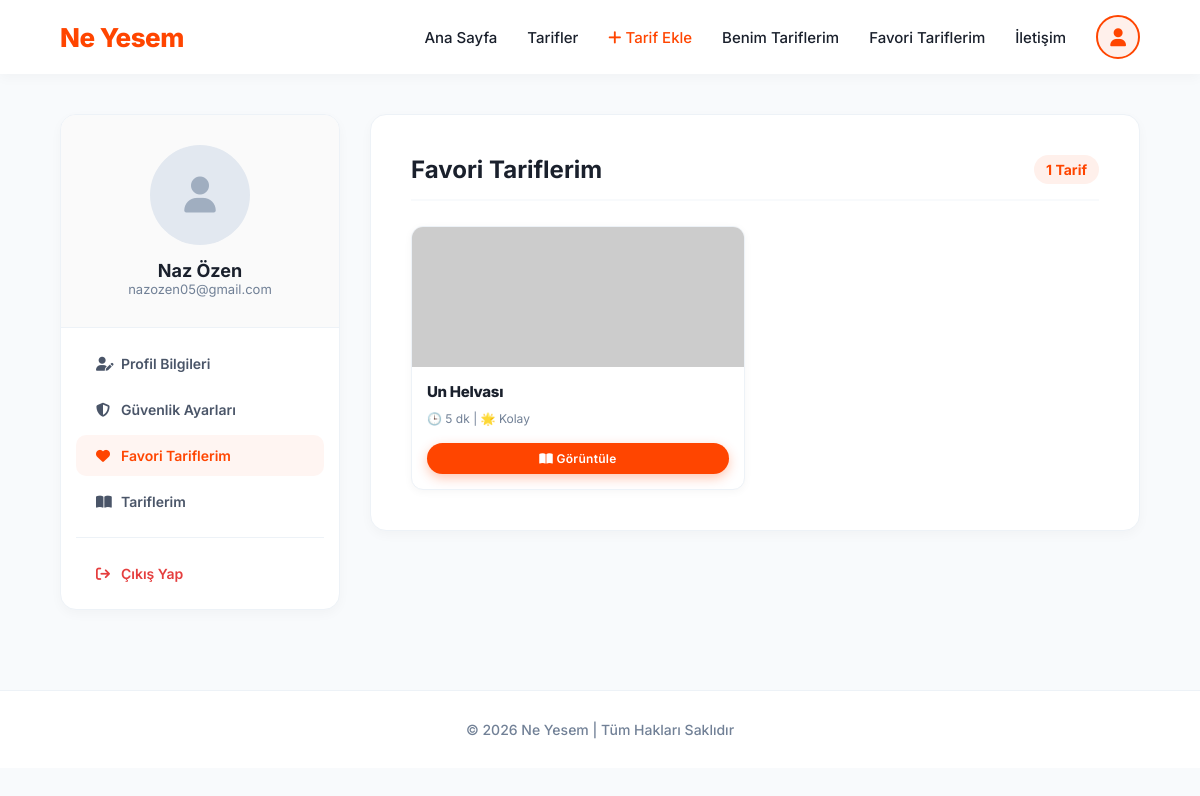
The app's page /account/favoriler/ (signed in), older data.
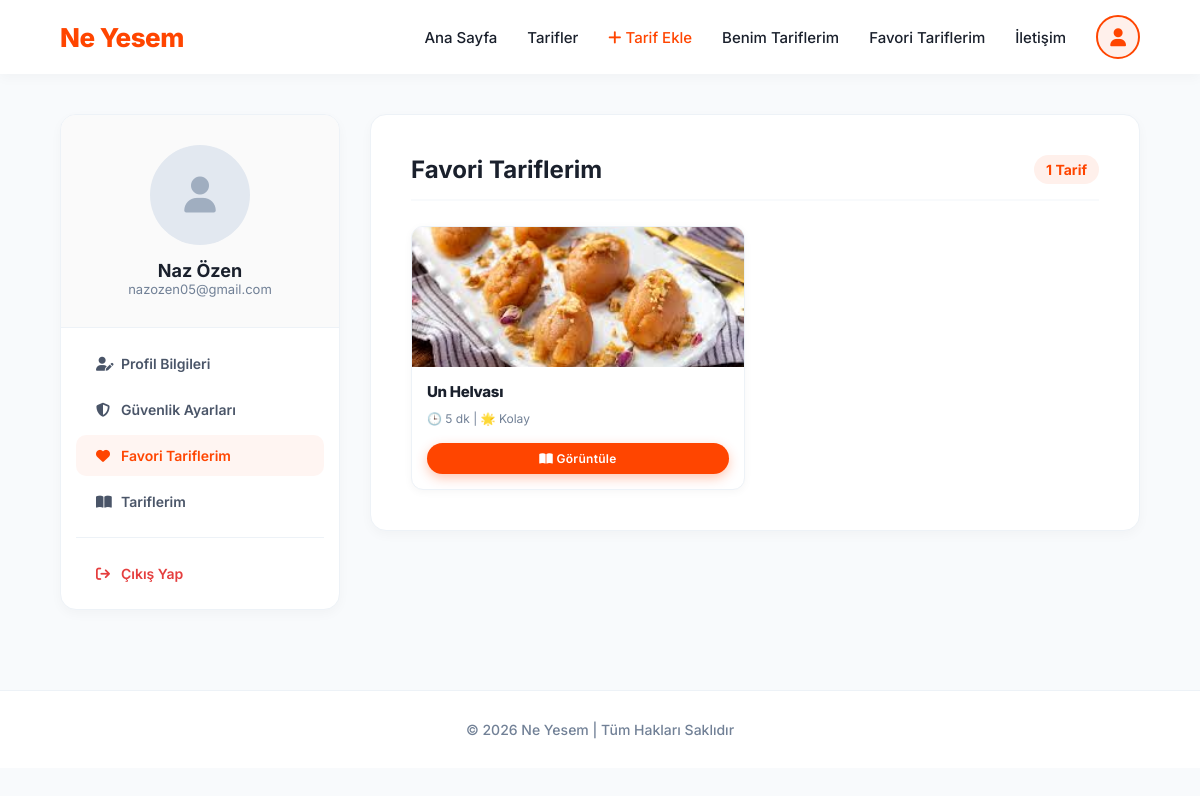
The same page, newer data.
### apps/recipes/models.py (models this page shows, shortened)
class Recipe(models.Model):
    class Difficulty(models.TextChoices):
        EASY   = 'Kolay', 'Kolay'
        MEDIUM = 'Orta',  'Orta'
        HARD   = 'Zor',   'Zor'
    title = models.CharField(max_length=200, verbose_name="Tarif Adı")
    prep_time = models.CharField(max_length=50, verbose_name="Hazırlanma Süresi")
    difficulty = models.CharField(
        max_length=10,
        choices=Difficulty.choices,
        verbose_name="Zorluk Derecesi",
    )
    description = models.TextField(verbose_name="Kısa Açıklama")
    ingredient_list = models.ManyToManyField(
        Ingredient,
        through='RecipeIngredient',
        related_name='recipes',
        blank=True,
        verbose_name="Malzemeler",
    )
    instructions = models.TextField(
        verbose_name="Hazırlanışı",
        help_text="Adımları sırasıyla alt alta yazın.",
        blank=True,
        null=True,
    )
    servings = models.CharField(max_length=50, verbose_name="Kaç Kişilik", blank=True, null=True)
    image = models.ImageField(
        upload_to='recipes/',
        blank=True,
        null=True,
        verbose_name="Kapak Fotoğrafı",
    )
    image_url = models.URLField(blank=True, null=True, verbose_name="Resim URL")
    author = models.ForeignKey(
        User,
        related_name='recipes',
        on_delete=models.CASCADE,
        verbose_name="Yazar",
        null=True,
        blank=True,
    )
    created_at = models.DateTimeField(auto_now_add=True)
    class Meta:
        verbose_name = "Tarif"
        verbose_name_plural = "Tarifler"
        ordering = ['-created_at']
        indexes = [
            models.Index(fields=['author', '-created_at']),
        ]

### apps/users/views.py (the view)
# urls.py: path('account/favoriler/', views.AccountFavoritesView.as_view(), name='account_favorites'),
class AccountFavoritesView(LoginRequiredMixin, ListView):
    model = Recipe
    template_name = 'users/account/favorites.html'
    context_object_name = 'favorites'
    login_url = 'users:login'
    def dispatch(self, request, *args, **kwargs):
        if request.user.is_authenticated:
            Profile.objects.get_or_create(user=request.user)
        return super().dispatch(request, *args, **kwargs)
    def get_queryset(self):
        return (
            self.request.user.profile.favorites
            .select_related('author')
            .order_by('-created_at')
        )
    def get_context_data(self, **kwargs):
        context = super().get_context_data(**kwargs)
        context['active_tab'] = 'favorites'
        return context

### apps/users/templates/users/account/favorites.html (shortened to what this page needs)
{% extends "account_base.html" %}
{% load static %}
{% block account_content %}
<div style="display: flex; justify-content: space-between; align-items: center; border-bottom: 2px solid #f8fafc; padding-bottom: 15px; margin-bottom: 25px;">
    <h2 style="font-size: 24px; font-weight: 700; color: var(--text-main); margin: 0;">Favori Tariflerim</h2>
    <span style="background:#fff0eb; color:var(--primary); font-weight:700; padding:6px 12px; border-radius:50px; font-size:14px;">{{ favorites|length }} Tarif</span>
</div>
{% if favorites %}
<div class="card-container" style="grid-template-columns: repeat(auto-fill, minmax(220px, 1fr)); margin-top: 0; gap: 20px;">
    {% for recipe in favorites %}
    <a href="{% url 'recipes:detail' recipe.id %}" class="card" style="padding: 0; border: 1px solid #edf2f7; border-radius: 12px; overflow: hidden; box-shadow: 0 2px 8px rgba(0,0,0,0.04);">
        {% if recipe.image %}
        <img src="{{ recipe.image.url }}" alt="{{ recipe.title }}" class="card-img" style="height: 140px; width: 100%; object-fit: cover;">
        {% elif recipe.image_url %}
            {% if "http" in recipe.image_url %}
            <img src="{{ recipe.image_url }}" alt="{{ recipe.title }}" class="card-img" style="height: 140px; width: 100%; object-fit: cover;">
            {% else %}
            <img src="{% static recipe.image_url %}" alt="{{ recipe.title }}" class="card-img" style="height: 140px; width: 100%; object-fit: cover;">
            {% endif %}
        {% else %}
        <img src="https://images.unsplash.com/photo-1495521821757-a1efb6729352?auto=format&fit=crop&w=800&q=80" alt="Tarif Görseli Yok" class="card-img" style="height: 140px; width: 100%; object-fit: cover;">
        {% endif %}
        <div class="card-content" style="padding: 15px; display: flex; flex-direction: column;">
            <h3 style="font-size: 15px; margin-bottom: 8px;">{{ recipe.title }}</h3>
            <p style="font-size: 12px; color: var(--text-muted); margin-bottom: 15px; flex-grow: 1;">🕒 {{ recipe.prep_time }} | 🌟 {{ recipe.difficulty }}</p>
            <span class="btn" style="display: block; text-align: center; width: 100%; padding: 8px; font-size: 12px; text-decoration: none; box-sizing: border-box;"><i class="fa-solid fa-book-open"></i> Görüntüle</span>
        </div>
    </a>
    {% endfor %}
</div>
{% endif %}
{% endblock %}

### templates/account_base.html (shortened to what this page needs)
{% extends "base.html" %}
{% block content %}
<div style="display: flex; gap: 30px; align-items: flex-start; flex-wrap: wrap;">
    <div style="width: 280px; flex-shrink: 0; background: white; border-radius: 16px; box-shadow: var(--shadow-sm); overflow: hidden; border: 1px solid #edf2f7; margin-bottom: 20px;">
        <div style="padding: 30px 20px; text-align: center; border-bottom: 1px solid #edf2f7; background: #fafafa;">
            {% if user.profile.avatar and user.profile.avatar.url != '/media/default_avatar.png' %}
            <img src="{{ user.profile.avatar.url }}" alt="Avatar" style="width: 100px; height: 100px; border-radius: 50%; object-fit: cover; border: 4px solid white; box-shadow: var(--shadow-md); margin-bottom: 15px;">
            {% else %}
            <div style="width: 100px; height: 100px; border-radius: 50%; background: #e2e8f0; display: flex; align-items: center; justify-content: center; margin: 0 auto 15px auto; color: #a0aec0; font-size: 36px;">
                <i class="fa-solid fa-user"></i>
            </div>
            {% endif %}
            <h3 style="font-size: 18px; color: var(--text-main); font-weight: 700;">{{ user.first_name }} {{ user.last_name }}</h3>
            <p style="font-size: 13px; color: var(--text-muted); word-break: break-all;">{{ user.email }}</p>
        </div>
        <div style="padding: 15px;">
            <a href="{% url 'users:account_profile' %}" style="display: flex; align-items: center; padding: 12px 20px; text-decoration: none; border-radius: 10px; margin-bottom: 5px; font-size: 14px; font-weight: 600; transition: 0.3s; color: {% if active_tab == 'profile' %}var(--primary){% else %}#4a5568{% endif %}; background: {% if active_tab == 'profile' %}rgba(255, 69, 0, 0.05){% else %}transparent{% endif %};">
                <i class="fa-solid fa-user-pen" style="width: 25px;"></i> Profil Bilgileri
            </a>
            <a href="{% url 'users:account_security' %}" style="display: flex; align-items: center; padding: 12px 20px; text-decoration: none; border-radius: 10px; margin-bottom: 5px; font-size: 14px; font-weight: 600; transition: 0.3s; color: {% if active_tab == 'security' %}var(--primary){% else %}#4a5568{% endif %}; background: {% if active_tab == 'security' %}rgba(255, 69, 0, 0.05){% else %}transparent{% endif %};">
                <i class="fa-solid fa-shield-halved" style="width: 25px;"></i> Güvenlik Ayarları
            </a>
            <a href="{% url 'users:account_favorites' %}" style="display: flex; align-items: center; padding: 12px 20px; text-decoration: none; border-radius: 10px; margin-bottom: 5px; font-size: 14px; font-weight: 600; transition: 0.3s; color: {% if active_tab == 'favorites' %}var(--primary){% else %}#4a5568{% endif %}; background: {% if active_tab == 'favorites' %}rgba(255, 69, 0, 0.05){% else %}transparent{% endif %};">
                <i class="fa-solid fa-heart" style="width: 25px;"></i> Favori Tariflerim
            </a>
            <a href="{% url 'users:account_my_recipes' %}" style="display: flex; align-items: center; padding: 12px 20px; text-decoration: none; border-radius: 10px; margin-bottom: 5px; font-size: 14px; font-weight: 600; transition: 0.3s; color: {% if active_tab == 'my_recipes' %}var(--primary){% else %}#4a5568{% endif %}; background: {% if active_tab == 'my_recipes' %}rgba(255, 69, 0, 0.05){% else %}transparent{% endif %};">
                <i class="fa-solid fa-book-open" style="width: 25px;"></i> Tariflerim
            </a>
            <hr style="border: 0; border-top: 1px solid #edf2f7; margin: 15px 0;">
            <a href="{% url 'users:logout' %}" style="display: flex; align-items: center; padding: 12px 20px; text-decoration: none; border-radius: 10px; color: #e53e3e; font-size: 14px; font-weight: 600; transition: 0.3s;">
                <i class="fa-solid fa-arrow-right-from-bracket" style="width: 25px;"></i> Çıkış Yap
            </a>
        </div>
    </div>
    <div style="flex-grow: 1; min-width: 300px; background: white; border-radius: 16px; box-shadow: var(--shadow-sm); padding: 40px; border: 1px solid #edf2f7;">
        {% block account_content %}
        {% endblock %}
    </div>
</div>
{% endblock %}

### templates/base.html (shortened to what this page needs)
<!DOCTYPE html>
<html lang="tr">
<head>
    <link rel="stylesheet" href="https://cdnjs.cloudflare.com/ajax/libs/font-awesome/6.4.0/css/all.min.css">
</head>
<body>
<nav>
    <a href="{% url 'home' %}" class="logo">Ne Yesem</a>
    <div class="nav-links">
        <a href="{% url 'home' %}">Ana Sayfa</a>
        <a href="{% url 'recipes:list' %}">Tarifler</a>
        {% if user.is_authenticated %}
        <a href="{% url 'recipes:create' %}" style="color: var(--primary);"><i class="fa-solid fa-plus"></i> Tarif Ekle</a>
        <a href="{% url 'users:account_my_recipes' %}">Benim Tariflerim</a>
        <a href="{% url 'users:account_favorites' %}">Favori Tariflerim</a>
        {% endif %}
        <a href="{% url 'contact:iletisim' %}">İletişim</a>
        {% if user.is_authenticated %}
        <div class="dropdown" style="position:relative;">
            <div onclick="toggleMenu()" style="cursor:pointer; display:flex; align-items:center; justify-content:center; width: 44px; height: 44px; border-radius: 50%; background: #fff0eb; border: 2px solid var(--primary); transition: 0.3s; color: var(--primary);">
                <i class="fa-solid fa-user" style="font-size:18px;"></i>
            </div>
        </div>
        {% else %}
        <a href="{% url 'users:login' %}"><button class="btn" style="padding: 10px 24px; font-size: 13px;">Giriş Yap</button></a>
        {% endif %}
    </div>
</nav>
<div class="container">
    {% block content %}
    {% endblock %}
</div>
<footer>
    © 2026 Ne Yesem | Tüm Hakları Saklıdır
</footer>
</body>
</html>

### templates/base.html (style rules this page uses)
:root { --primary: #FF4500; --primary-hover: #E63E00; --bg-color: #F8FAFC; --text-main: #1a202c; --text-muted: #718096; --shadow-sm: 0 4px 12px rgba(0,0,0,0.03); --shadow-md: 0 8px 24px rgba(0,0,0,0.06); --shadow-lg: 0 16px 32px rgba(0,0,0,0.1); }
* { margin: 0; padding: 0; box-sizing: border-box; font-family: 'Inter', sans-serif; }
body { background-color: var(--bg-color); color: var(--text-main); -webkit-font-smoothing: antialiased; }
nav { background-color: #ffffff; padding: 15px 5%; display: flex; justify-content: space-between; align-items: center; box-shadow: var(--shadow-sm); position: sticky; top: 0; z-index: 1000; }
.logo { font-size: 26px; font-weight: 800; color: var(--primary); text-decoration: none; letter-spacing: -0.5px; }
.nav-links { display: flex; align-items: center; gap: 30px; }
.nav-links a { text-decoration: none; color: var(--text-main); font-weight: 500; font-size: 15px; transition: all 0.3s ease; }
.btn { padding: 12px 28px; background-color: var(--primary); color: white; font-weight: 600; border: none; border-radius: 50px; cursor: pointer; transition: all 0.3s cubic-bezier(0.25, 1, 0.5, 1); box-shadow: 0 4px 12px rgba(255, 69, 0, 0.3); font-size: 14px; letter-spacing: 0.3px; text-decoration: none; display: inline-block; text-align: center; }
.container { width: 90%; max-width: 1200px; margin: 40px auto; min-height: 60vh; }
footer { background-color: #ffffff; color: var(--text-muted); text-align: center; padding: 30px; margin-top: 60px; border-top: 1px solid #edf2f7; font-size: 14px; font-weight: 500; }
.card-container { display: grid; grid-template-columns: repeat(auto-fill, minmax(280px, 1fr)); gap: 25px; margin-top: 30px; }
.card { background-color: white; border-radius: 16px; box-shadow: var(--shadow-md); transition: all 0.3s cubic-bezier(0.25, 0.8, 0.25, 1); border: 1px solid rgba(0,0,0,0.02); position: relative; overflow: hidden; display: flex; flex-direction: column; cursor: pointer; text-decoration: none; color: inherit; }
.card-img { width: 100%; height: 220px; object-fit: cover; transition: transform 0.6s cubic-bezier(0.25, 1, 0.5, 1); }
.card-content { padding: 24px; display: flex; flex-direction: column; flex-grow: 1; }
.card::before { content: ''; position: absolute; top: 0; left: 0; width: 100%; height: 4px; background: var(--primary); opacity: 0; transition: 0.3s; }
.card h3 { margin-bottom: 15px; color: var(--text-main); font-size: 20px; font-weight: 800; letter-spacing: -0.3px; }
.card p { font-size: 14px; margin-bottom: 12px; color: var(--text-muted); line-height: 1.6; }

Row changes from the older to the newer data that the page shows:
changed Recipe "Un Helvası": image: picture added
